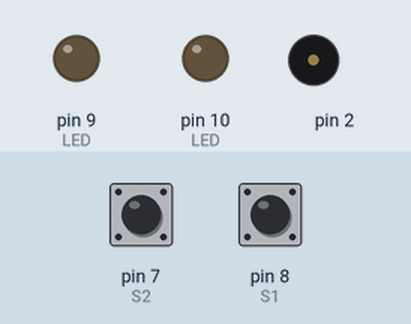
Recording of a sketch running on a simulated Arduino Uno, built with avr-gcc and run on an emulated ATmega328P. Parts: output pins drawn as LEDs (lit = HIGH), buzzer (waves = sounding). The inputs (shaded band) are chosen by the test bench; at power-on: pin 7 (S2) HIGH, pin 8 (S1) HIGH. What the sketch prints to the serial monitor is not drawn.

Above: at 1.2 s.
1.3 s: pin 7 (S2) pulled LOW for 0.15 s
At 3.33 s:
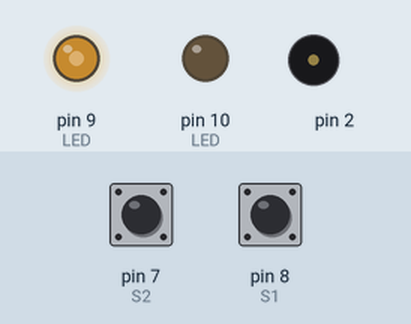
4.3 s: pin 8 (S1) pulled LOW for 0.15 s
At 4.47 s:
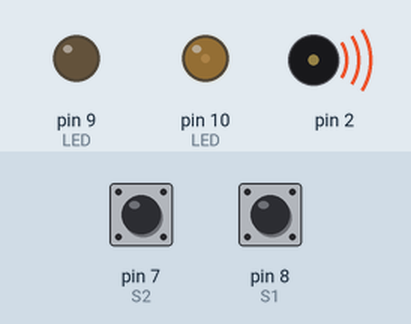
6.4 s: pin 7 (S2) pulled LOW for 1 s
At 6.6 s:
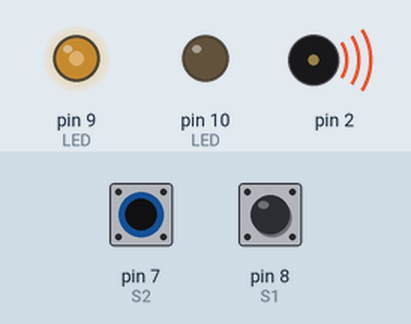
10.4 s: pin 8 (S1) pulled LOW for 1 s
At 11.8 s:
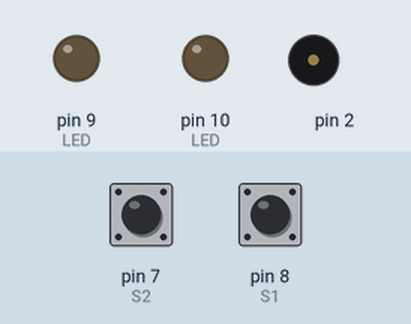
12.9 s: pin 7 (S2) pulled LOW for 0.15 s
At 14.93 s:
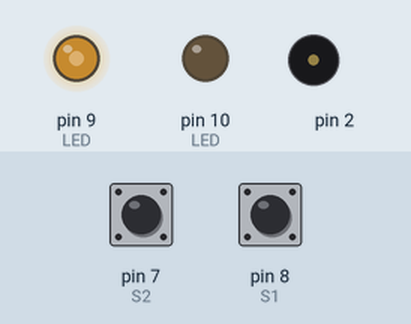
16.0 s: pin 8 (S1) pulled LOW for 3.2 s
At 16.9 s:
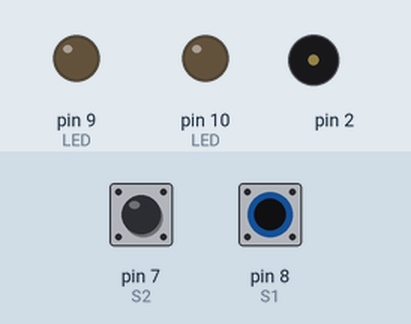
Timing chart, 0 to 19.0 s (numbered marks = the images above; inputs shaded):
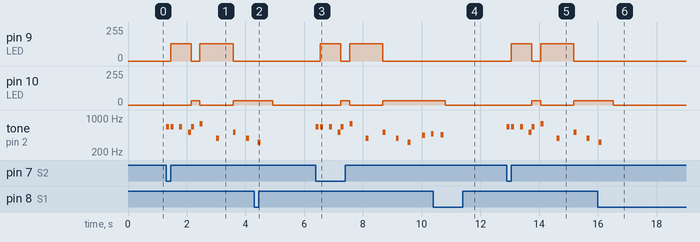

The sketch:

MusicaMario.ino
```cpp
/*
 * Desenvolvido por Guilherme de Cleva Farto (guilherme.farto@gmail.com)
 * Projeto educacional para placa "Solda é facil" (design e conceito original por Maurício "MauMaker" Jabur e PandoraLab)
 *
 * Pressione o botão S2 (do LED verde) para iniciar a música-tema do Super Mario World
 * Pressione o botão S1 (do LED vermelho) para cancelar/encerrar a música-tema do Super Mario World
 */

const byte BZ   = 2;

const byte S1   = 8;
const byte LED1 = 10;

const byte S2   = 7;
const byte LED2 = 9;

const byte S3   = 4;
const byte LED3 = 6;

const byte S4   = 3;
const byte LED4 = 5;

const byte LED[]    = {LED1, LED2, LED3, LED4};
const byte BRILHO[] = {32, 128, 64, 128};

const byte BOTAO[] = {S1, S2, S3, S4};
const int PRESS = LOW;

// #####

int portSpeak(BZ);

int melodia[] = {660, 660, 660, 510, 660, 770, 380, 510, 380, 320, 440, 480, 450, 430, 380, 660, 760, 860, 700, 760, 660, 520, 580, 480, 510, 380, 320, 440, 480, 450, 430, 380, 660, 760, 860, 700, 760, 660, 520, 580, 480, 500, 760, 720, 680, 620, 650, 380, 430, 500, 430, 500, 570, 500, 760, 720, 680, 620, 650, 1020, 1020, 1020, 380, 500, 760, 720, 680, 620, 650, 380, 430, 500, 430, 500, 570, 585, 550, 500, 380, 500, 500, 500, 500, 760, 720, 680, 620, 650, 380, 430, 500, 430, 500, 570, 500, 760, 720, 680, 620, 650, 1020, 1020, 1020, 380, 500, 760, 720, 680, 620, 650, 380, 430, 500, 430, 500, 570, 585, 550, 500, 380, 500, 500, 500, 500, 500, 500, 500, 580, 660, 500, 430, 380, 500, 500, 500, 500, 580, 660, 870, 760, 500, 500, 500, 500, 580, 660, 500, 430, 380, 660, 660, 660, 510, 660, 770, 380};

int duracao[] = {100, 100, 100, 100, 100, 100, 100, 100, 100, 100, 100, 80, 100, 100, 100, 80, 50, 100, 80, 50, 80, 80, 80, 80, 100, 100, 100, 100, 80, 100, 100, 100, 80, 50, 100, 80, 50, 80, 80, 80, 80, 100, 100, 100, 100, 150, 150, 100, 100, 100, 100, 100, 100, 100, 100, 100, 100, 150, 200, 80, 80, 80, 100, 100, 100, 100, 100, 150, 150, 100, 100, 100, 100, 100, 100, 100, 100, 100, 100, 100, 100, 100, 100, 100, 100, 100, 150, 150, 100, 100, 100, 100, 100, 100, 100, 100, 100, 100, 150, 200, 80, 80, 80, 100, 100, 100, 100, 100, 150, 150, 100, 100, 100, 100, 100, 100, 100, 100, 100, 100, 100, 100, 100, 60, 80, 60, 80, 80, 80, 80, 80, 80, 60, 80, 60, 80, 80, 80, 80, 80, 60, 80, 60, 80, 80, 80, 80, 80, 80, 100, 100, 100, 100, 100, 100, 100};

int pausa[] = {150, 300, 300, 100, 300, 550, 575, 450, 400, 500, 300, 330, 150, 300, 200, 200, 150, 300, 150, 350, 300, 150, 150, 500, 450, 400, 500, 300, 330, 150, 300, 200, 200, 150, 300, 150, 350, 300, 150, 150, 500, 300, 100, 150, 150, 300, 300, 150, 150, 300, 150, 100, 220, 300, 100, 150, 150, 300, 300, 300, 150, 300, 300, 300, 100, 150, 150, 300, 300, 150, 150, 300, 150, 100, 420, 450, 420, 360, 300, 300, 150, 300, 300, 100, 150, 150, 300, 300, 150, 150, 300, 150, 100, 220, 300, 100, 150, 150, 300, 300, 300, 150, 300, 300, 300, 100, 150, 150, 300, 300, 150, 150, 300, 150, 100, 420, 450, 420, 360, 300, 300, 150, 300, 150, 300, 350, 150, 350, 150, 300, 150, 600, 150, 300, 350, 150, 150, 550, 325, 600, 150, 300, 350, 150, 350, 150, 300, 150, 600, 150, 300, 300, 100, 300, 550, 575};

byte ledAnterior = -1;

boolean iniciarMusica = false;

void setup() {
  Serial.begin(9600);

  for (int i = 0; i < sizeof(BOTAO); i++) {
    Serial.println(i);
    pinMode(BOTAO[i], INPUT_PULLUP);
  }
}

void loop() {
  lerBotao();

  if (iniciarMusica) {
    executarMusicaMario();
  }
}

void lerBotao() {
  if (digitalRead(S2) == PRESS) {
    iniciarMusica = true;
  } else if (digitalRead(S1) == PRESS) {
    iniciarMusica = false;
  }
}

void executarMusicaMario() {
  for (int nota = 0; nota < sizeof(melodia) && iniciarMusica; nota++) {
    lerBotao();

    tone(portSpeak, melodia[nota], duracao[nota]);

    delay(pausa[nota]);

    if (ledAnterior != -1) {
      apagar(ledAnterior);

      ledAnterior = map(melodia[nota], 320, 1020, 0, 3);

      acender(ledAnterior);
    }
  }

  noTone(portSpeak);

  apagar(ledAnterior);
}

void acender(byte led) {
  analogWrite(LED[led], BRILHO[led]);
}

void apagar(byte led) {
  analogWrite(LED[led], 0);
}
```

Measured:
- after the input at 1.3 s, pin 9 (LED): 0/255 → 128/255 after 0.15 s, → 0/255 0.70 s later, → 128/255 0.30 s later, → 0/255 1.1 s later; pin 10 (LED): 0/255 → 32/255 after 0.85 s, → 0/255 0.30 s later, → 32/255 1.1 s later
- after the input at 4.3 s, pin 10 (LED): 32/255 → 0/255 after 0.63 s; tone on pin 2: goes on until 4.5 s, then stays silent
- after the input at 6.4 s, pin 9 (LED): 0/255 → 128/255 after 0.15 s, → 0/255 0.70 s later, → 128/255 0.30 s later, → 0/255 1.1 s later; pin 10 (LED): 0/255 → 32/255 after 0.85 s, → 0/255 0.30 s later, → 32/255 1.1 s later
- after the input at 10.4 s, pin 9 (LED): stays 0/255 (without the input it goes to 128/255 after 1.1 s); pin 10 (LED): 32/255 → 0/255 after 0.41 s instead of 1.1 s; tone on pin 2: goes on until 10.8 s, then stays silent
- after the input at 12.9 s, pin 9 (LED): 0/255 → 128/255 after 0.15 s, → 0/255 0.70 s later, → 128/255 0.30 s later, → 0/255 1.1 s later; pin 10 (LED): 0/255 → 32/255 after 0.85 s, → 0/255 0.30 s later, → 32/255 1.1 s later
- after the input at 16.0 s, pin 9 (LED): stops changing and stays 0/255; tone on pin 2: goes on until 16.1 s, then stays silent
